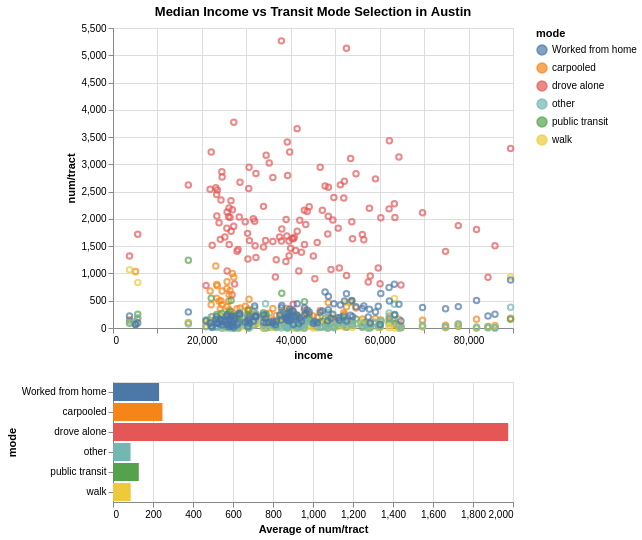

Write the Vega-Lite specification saved for this chart.
### Vega-Lite specification from a JSON file in a GitHub repository (floating-point values rounded to 4 significant figures; data arrays with more than 128 entries replaced by an {"elided": "..."} marker saying what was removed)
{"config": {"view": {"continuousWidth": 400, "continuousHeight": 300}}, "vconcat": [{"mark": "point", "encoding": {"color": {"condition": {"field": "mode", "type": "nominal", "selection": "selector012"}, "value": "lightgray"}, "x": {"field": "income", "type": "quantitative"}, "y": {"field": "num/tract", "type": "quantitative"}}, "selection": {"selector012": {"type": "interval"}}, "title": "Median Income vs Transit Mode Selection in Austin"}, {"mark": "bar", "encoding": {"color": {"field": "mode", "type": "nominal"}, "x": {"aggregate": "average", "field": "num/tract", "type": "quantitative"}, "y": {"field": "mode", "type": "nominal"}}, "transform": [{"filter": {"selection": "selector012"}}]}], "data": {"name": "data-8b36e48297dd71f6b20cb9ca2279b896"}, "$schema": "https://vega.github.io/schema/vega-lite/v4.17.0.json", "datasets": {"data-8b36e48297dd71f6b20cb9ca2279b896": {"elided": "780 records"}}}
